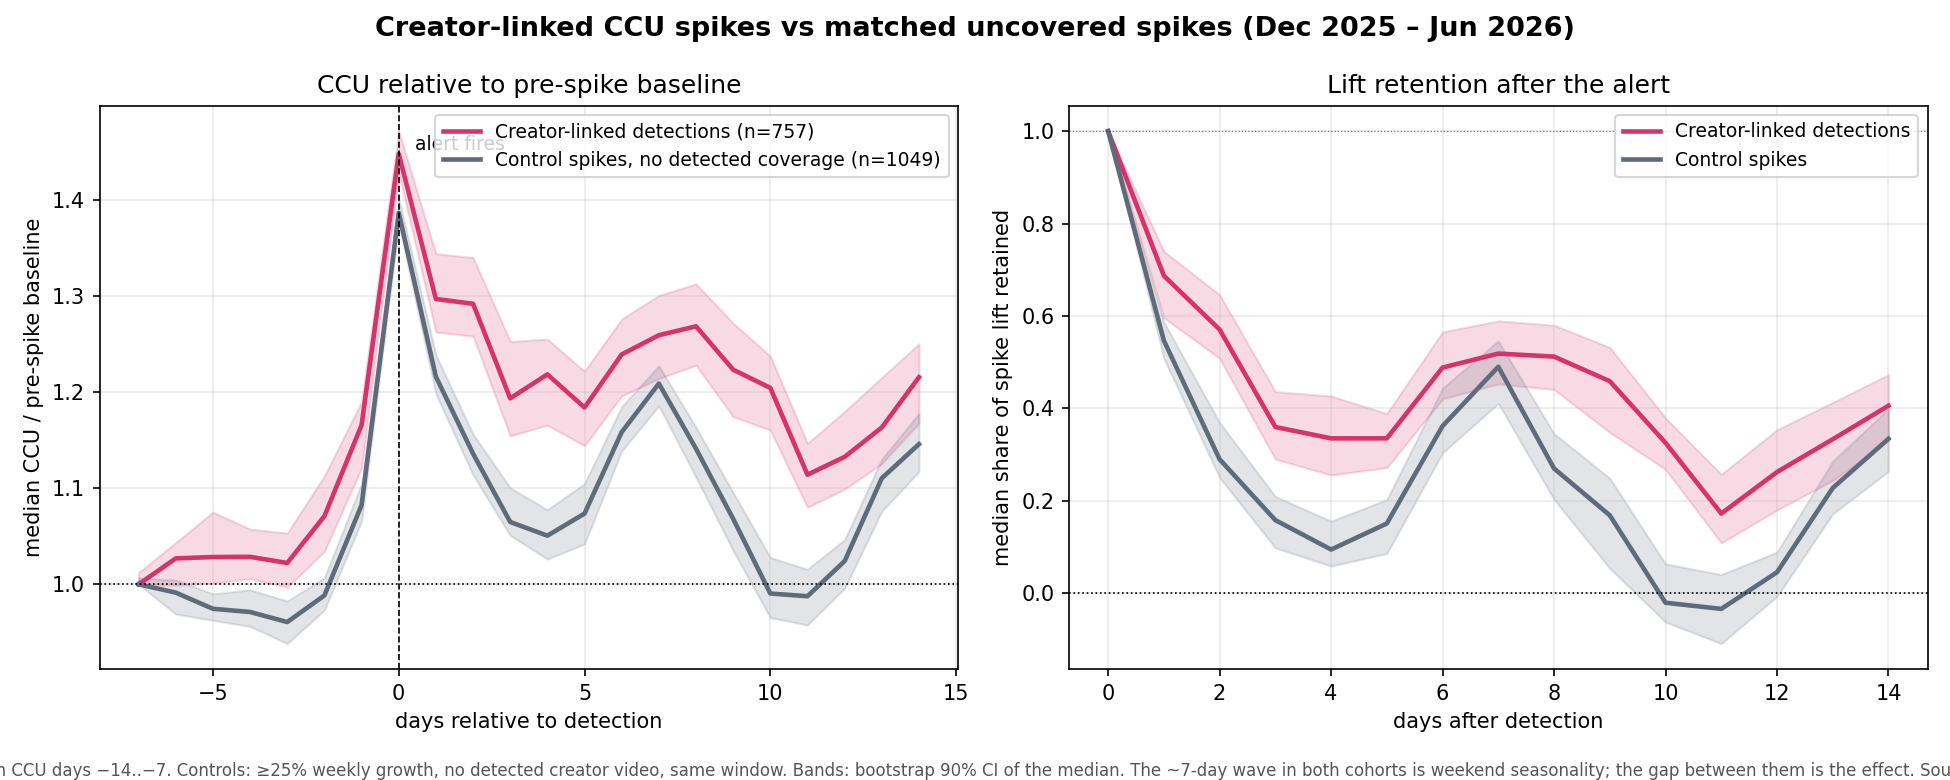

Recreate this plot in Python.
"""Event-study chart: CCU trajectories around detection, detections vs control spikes.

Left panel:  median CCU relative to pre-spike baseline, day -7 .. +14.
Right panel: median share of the spike lift still retained, day 0 .. +14.
Bands are bootstrap 90% CIs of the median. Output: analysis/event_study.png
plus the underlying series in analysis/event_study_series.csv.
"""
import duckdb
import matplotlib
matplotlib.use("Agg")
import matplotlib.pyplot as plt
import numpy as np
import pandas as pd

rng = np.random.default_rng(7)
OFFSETS = range(-7, 15)

ep = pd.read_csv("analysis/backtest_episodes.csv", parse_dates=["det_at"])
ctrl = pd.read_csv("analysis/backtest_controls.csv", parse_dates=["det_at"])

con = duckdb.connect("early_shift.db", read_only=True)
panel = con.execute("""
    SELECT universe_id, DATE_TRUNC('day', timestamp) AS day, MEDIAN(ccu) AS ccu
    FROM games WHERE timestamp BETWEEN '2025-11-30' AND '2026-06-30'
    GROUP BY 1, 2
""").df()
panel["day"] = pd.to_datetime(panel["day"])
series = {uid: g.set_index("day")["ccu"].sort_index()
          for uid, g in panel.groupby("universe_id")}

def trajectories(df):
    """Per-event arrays of CCU/baseline and lift share, indexed by day offset."""
    rel, lift = [], []
    for _, r in df.iterrows():
        if not (r["baseline"] > 0 and r["det_ccu"] > r["baseline"]):
            continue
        s = series.get(r["universe_id"])
        if s is None:
            continue
        t = pd.Timestamp(r["det_at"]).normalize()
        rel_row, lift_row = {}, {}
        for o in OFFSETS:
            v = s.get(t + pd.Timedelta(days=o), np.nan)
            rel_row[o] = v / r["baseline"]
            if o >= 0:
                lift_row[o] = (v - r["baseline"]) / (r["det_ccu"] - r["baseline"])
        rel.append(rel_row)
        lift.append(lift_row)
    return pd.DataFrame(rel), pd.DataFrame(lift)

def med_ci(df, n_boot=500):
    med = df.median()
    lo, hi = {}, {}
    for col in df.columns:
        v = df[col].dropna().to_numpy()
        if len(v) < 10:
            lo[col] = hi[col] = np.nan
            continue
        boots = np.median(rng.choice(v, size=(n_boot, len(v))), axis=1)
        lo[col], hi[col] = np.percentile(boots, [5, 95])
    return med, pd.Series(lo), pd.Series(hi)

ep_rel, ep_lift = trajectories(ep)
ct_rel, ct_lift = trajectories(ctrl)
print(f"episodes plotted: {len(ep_rel)}, controls plotted: {len(ct_rel)}")

C_DET, C_CTRL = "#d6336c", "#5f6b7a"
fig, (ax1, ax2) = plt.subplots(1, 2, figsize=(13, 5.2))
fig.suptitle("Creator-linked CCU spikes vs matched uncovered spikes (Dec 2025 – Jun 2026)",
             fontsize=13, fontweight="bold")

for df, color, label in [(ep_rel, C_DET, f"Creator-linked detections (n={len(ep_rel)})"),
                         (ct_rel, C_CTRL, f"Control spikes, no detected coverage (n={len(ct_rel)})")]:
    med, lo, hi = med_ci(df)
    x = list(df.columns)
    ax1.plot(x, med, color=color, lw=2.2, label=label)
    ax1.fill_between(x, lo, hi, color=color, alpha=0.18)
ax1.axvline(0, color="black", lw=0.8, ls="--")
ax1.axhline(1.0, color="black", lw=0.8, ls=":")
ax1.annotate("alert fires", xy=(0, 1.0), xycoords=("data", "axes fraction"),
             xytext=(8, -14), textcoords="offset points", fontsize=9, va="top")
ax1.set_xlabel("days relative to detection")
ax1.set_ylabel("median CCU / pre-spike baseline")
ax1.set_title("CCU relative to pre-spike baseline")
ax1.legend(loc="upper right", fontsize=9)
ax1.grid(alpha=0.25)

for df, color, label in [(ep_lift, C_DET, "Creator-linked detections"),
                         (ct_lift, C_CTRL, "Control spikes")]:
    med, lo, hi = med_ci(df)
    x = list(df.columns)
    ax2.plot(x, med, color=color, lw=2.2, label=label)
    ax2.fill_between(x, lo, hi, color=color, alpha=0.18)
ax2.axhline(0, color="black", lw=0.8, ls=":")
ax2.axhline(1.0, color="black", lw=0.6, ls=":", alpha=0.5)
ax2.set_xlabel("days after detection")
ax2.set_ylabel("median share of spike lift retained")
ax2.set_title("Lift retention after the alert")
ax2.legend(loc="upper right", fontsize=9)
ax2.grid(alpha=0.25)

fig.text(0.5, 0.005,
         "Baseline = median CCU days −14..−7. Controls: ≥25% weekly growth, no detected creator video, same window. "
         "Bands: bootstrap 90% CI of the median. The ~7-day wave in both cohorts is weekend seasonality; the gap between them is the effect. "
         "Source: early_shift.db",
         ha="center", fontsize=8, color="#555")
fig.tight_layout(rect=(0, 0.03, 1, 1))
fig.savefig("analysis/event_study.png", dpi=150)
print("wrote analysis/event_study.png")

# export the plotted series for reuse (case study, dashboard)
rows = []
for name, df_rel, df_lift in [("detection", ep_rel, ep_lift), ("control", ct_rel, ct_lift)]:
    med, lo, hi = med_ci(df_rel)
    for o in df_rel.columns:
        rows.append({"cohort": name, "metric": "ccu_over_baseline", "day": o,
                     "median": med[o], "ci_lo": lo[o], "ci_hi": hi[o]})
    med, lo, hi = med_ci(df_lift)
    for o in df_lift.columns:
        rows.append({"cohort": name, "metric": "lift_retained", "day": o,
                     "median": med[o], "ci_lo": lo[o], "ci_hi": hi[o]})
pd.DataFrame(rows).to_csv("analysis/event_study_series.csv", index=False)
print("wrote analysis/event_study_series.csv")
